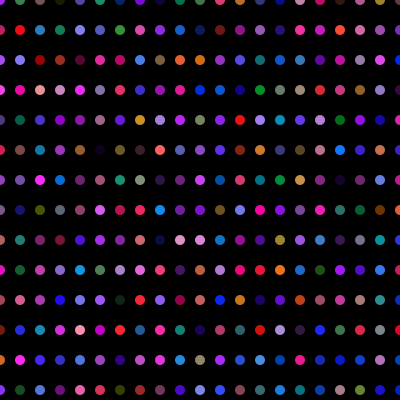
Frame 1 (no input)
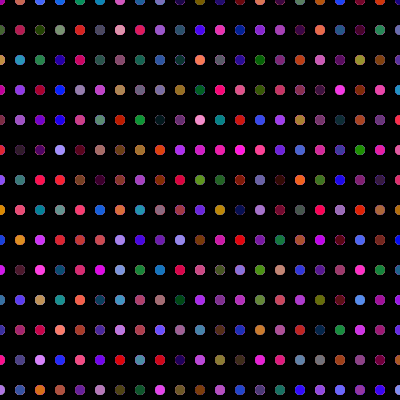
Frame 60 (the mouse pressed at the canvas centre just before this capture)
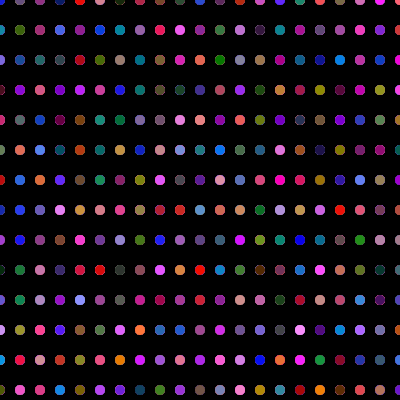
Frame 120 (the mouse held since frame 60 and released just before this capture)

The Processing sketch that drew these frames (run headless with seeded random() and noise(); from frame 60 on, the mouse is pressed at the canvas centre):

// Processing sketch: processing_67205
// ── processing_67205.pde



void setup() {
  size(400, 400);
  smooth();
  //ellipseMode(CENTER);
  background(0);
}

void draw() {
  for(int y = 0; y <= height; y += 30) {
    for(int x = 0; x <= width; x += 20) {
  ourFirstFunction(x, y);
    }
  }
}

void ourFirstFunction(int xPos, int yPos) {
  noStroke();
  //fill(rColor, gColor, bColor, alph);
  fill(random(255), random(150), random(255));
  ellipse(xPos, yPos, 10, 10);
}
